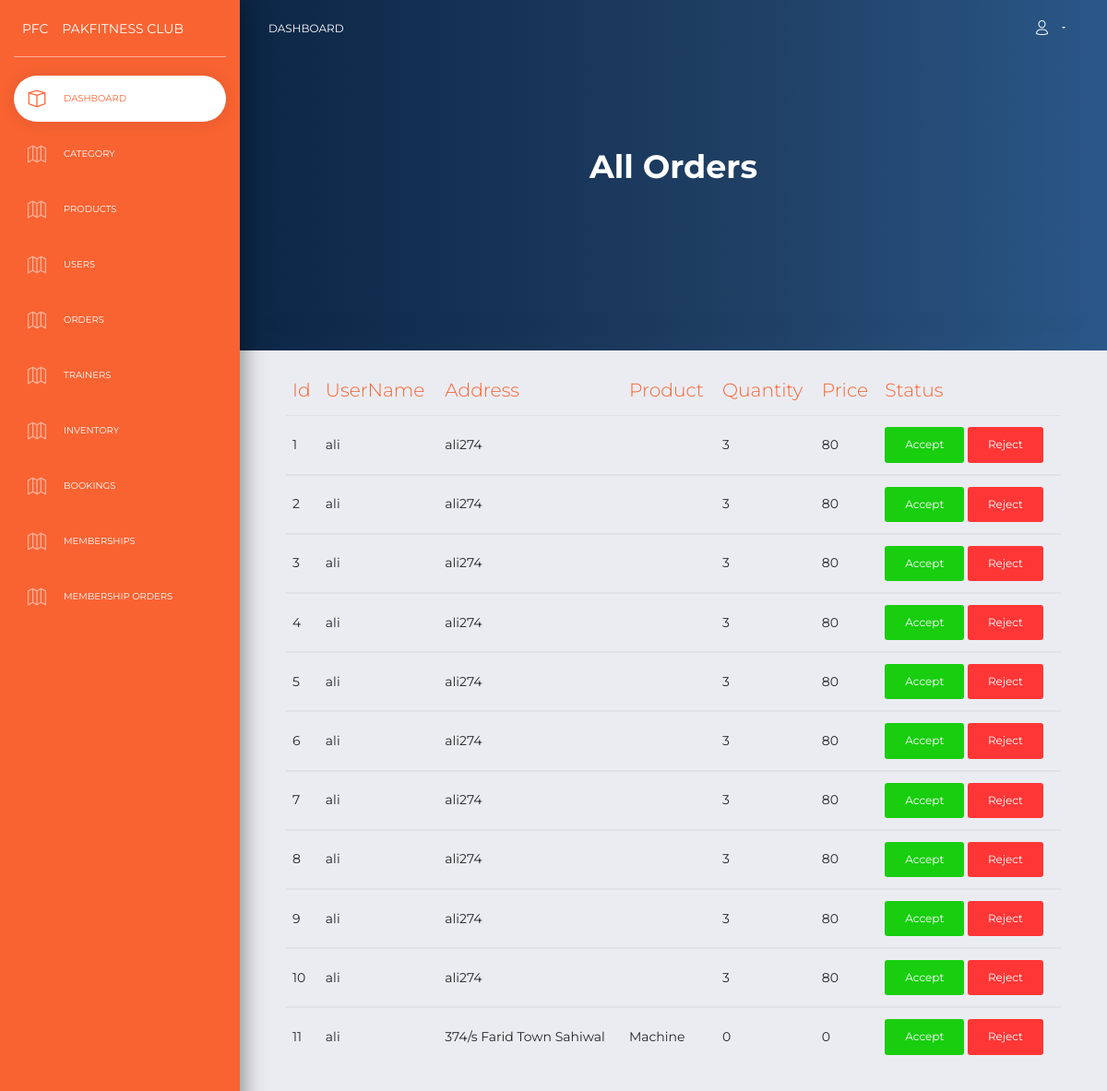
Page /admin/examples/orders.php on the committed database.
### tables this page shows
CREATE TABLE `orders` (
  `id` int(10) NOT NULL,
  `user_id` int(10) NOT NULL,
  `f_name` varchar(100) NOT NULL,
  `l_name` varchar(100) NOT NULL,
  `s_address` varchar(100) NOT NULL,
  `city` varchar(100) NOT NULL,
  `country` varchar(100) NOT NULL,
  `p_code` varchar(100) NOT NULL,
  `email` varchar(100) NOT NULL,
  `phone` varchar(100) NOT NULL,
  `check_method` varchar(100) NOT NULL,
  `pro_id` int(10) NOT NULL,
  `qty` int(10) NOT NULL,
  `size` text NOT NULL,
  `amount` int(100) NOT NULL,
  `order_status` int(11) NOT NULL DEFAULT 0,
  `timestamp` timestamp NOT NULL DEFAULT current_timestamp() ON UPDATE current_timestamp()
);

CREATE TABLE `user` (
  `id` int(12) NOT NULL,
  `user_name` varchar(32) NOT NULL,
  `user_email` varchar(128) NOT NULL,
  `user_password` varchar(16) NOT NULL,
  `user_mobile` varchar(11) NOT NULL,
  `timestamp` timestamp NOT NULL DEFAULT current_timestamp() ON UPDATE current_timestamp()
);

CREATE TABLE `products` (
  `id` int(10) NOT NULL,
  `cat_id` int(8) NOT NULL,
  `name` varchar(100) NOT NULL,
  `discription` varchar(250) NOT NULL,
  `image` varchar(250) NOT NULL,
  `inventory` int(4) NOT NULL,
  `price` int(11) NOT NULL,
  `timestamp` timestamp NOT NULL DEFAULT current_timestamp() ON UPDATE current_timestamp()
);

### admin/examples/orders.php (the view, shortened to what this page needs)
<?php include '../include/header.php';
    include '../../assets/db.php';
?>
<div class="panel-header panel-header-lg">
<div class="panel-header">
        <div class="header text-center">
          <h2 class="title">All Orders</h2>
        </div>
      </div>
</div>
<div class="content">
        <div class="row">
          <div class="col-md-12">
              <div class="card-body">
                <div class="table-responsive">
                  <table class="table">
                    <thead class=" text-primary">
                      <th> Id </th>
                      <th> UserName</th>
                      <th> Address</th>
                      <th >Product </th>
                      <th >Quantity </th>
                      <th >Price </th>
                      <th >Status </th>
                    </thead>
                    <?php
                   $s = 0;
                   $sql ="SELECT * FROM orders ";
                   $query =mysqli_query($conn,$sql);
                   while ($data = mysqli_fetch_array($query)) {
                       $user = $data['user_id'];
                       $prodId = $data['pro_id'];
                       $fn = mysqli_fetch_array(mysqli_query($conn, "SELECT user_name FROM user WHERE id = '$user'"))[0];
                       $prod = mysqli_fetch_array(mysqli_query($conn, "SELECT * FROM products WHERE id = '$prodId'"));
                    $s++;
                ?>
                    <tbody>
                     <tr>
                     <td><?php echo $s;?></td>
                     <td><?php echo $fn;?></td>
                     <td><?php echo $data['s_address'];?></td>
                     <td><?php echo $prod['name'];?></td>
                     <td><?php echo $data['qty'];?></td>
                    <td><?php echo $data['amount'];?></td>
                    <td>
                    <?php
                        $status = $data['order_status'];
                        if($status == 0){
                    ?>
                     <button class="btn btn-success acceptOrder" oid="<?php echo $data['id']; ?>">Accept</button>
                    <button class="btn btn-danger rejectOrder" oid="<?php echo $data['id']; ?>">Reject</button>
                    <?php }
                    elseif($status == 1){ ?>
                    Completed
                    <?php }
                    elseif($status == 2){ ?>
                    Rejected
                    <?php } ?>
                    </td>
                     </tr>
                    </tbody>
                    <?php } ?>
                  </table>
                </div>
              </div>
            </div>
          </div>
        </div>
      </div>
<?php include '../include/footer.php'?>

### rows in the picture
orders: user.user_name "ali", s_address "ali274", qty "3", amount "80"
orders: user.user_name "ali", s_address "ali274", qty "3", amount "80"
orders: user.user_name "ali", s_address "ali274", qty "3", amount "80"
orders: user.user_name "ali", s_address "ali274", qty "3", amount "80"
orders: user.user_name "ali", s_address "ali274", qty "3", amount "80"
orders: user.user_name "ali", s_address "ali274", qty "3", amount "80"
orders: user.user_name "ali", s_address "ali274", qty "3", amount "80"
orders: user.user_name "ali", s_address "ali274", qty "3", amount "80"
orders: user.user_name "ali", s_address "ali274", qty "3", amount "80"
orders: user.user_name "ali", s_address "ali274", qty "3", amount "80"
orders: user.user_name "ali", s_address "374/s Farid Town Sahiwal", products.name "Machine", qty "0", amount "0"
